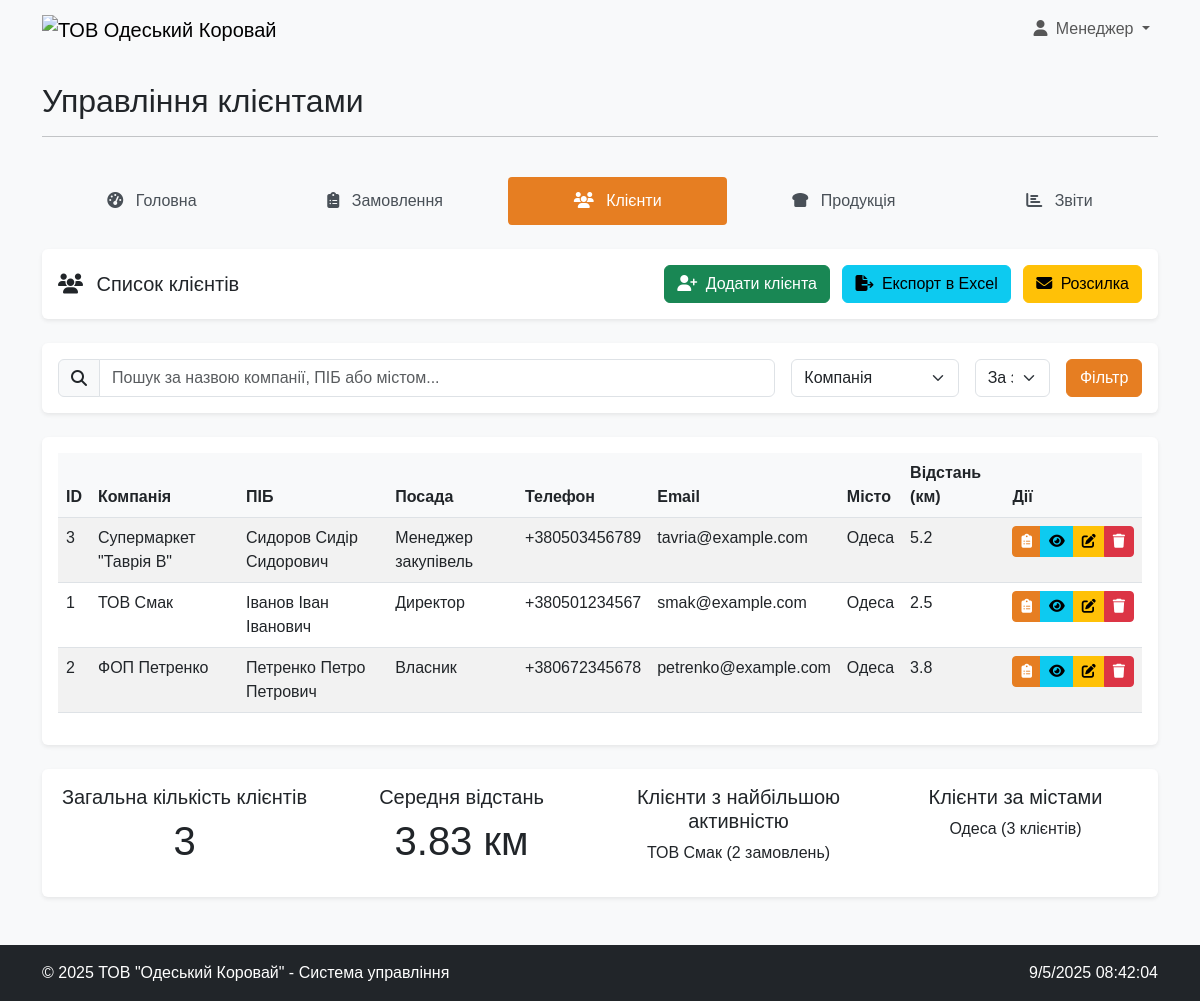
The page /modules/manager/clients.php (signed in) on the database its author committed.
### tables this page shows
CREATE TABLE IF NOT EXISTS `polzovateli` (
  `id` int(11) NOT NULL AUTO_INCREMENT,
  `login` varchar(50) NOT NULL,
  `password` varchar(255) NOT NULL,
  `name` varchar(100) DEFAULT NULL,
  PRIMARY KEY (`id`),
  UNIQUE KEY `login` (`login`)
);

CREATE TABLE IF NOT EXISTS `klientu` (
  `id` int(11) NOT NULL AUTO_INCREMENT,
  `name` varchar(100) NOT NULL,
  `fio` varchar(100) NOT NULL,
  `dolj` varchar(100) DEFAULT NULL,
  `tel` varchar(20) DEFAULT NULL,
  `mail` varchar(100) DEFAULT NULL,
  `city` varchar(100) DEFAULT NULL,
  `adres` varchar(255) DEFAULT NULL,
  `rast` float DEFAULT NULL,
  `login` varchar(50) DEFAULT NULL,
  `password` varchar(255) DEFAULT NULL,
  PRIMARY KEY (`id`)
);

### includes/auth.php (called while the page is built, shortened)
<?php
function isUserLoggedIn() {
    return isset($_SESSION['id']) && !empty($_SESSION['id']);
}
function getUserRole() {
    $userId = $_SESSION['id'];
    switch ($userId) {
        case 1:
            return 'manager';
    }
}

### modules/manager/clients.php (the view, shortened to what this page needs)
<?php
$pageTitle = 'Управління клієнтами';
require_once '../../includes/auth.php';
$connection = connectDatabase();
$sortColumn = isset($_GET['sort']) ? $_GET['sort'] : 'name';
$sortOrder = isset($_GET['order']) ? $_GET['order'] : 'ASC';
$query = "SELECT * FROM klientu WHERE 1=1";
$query .= " ORDER BY $sortColumn $sortOrder";
$stmt = mysqli_prepare($connection, $query);
mysqli_stmt_execute($stmt);
$result = mysqli_stmt_get_result($stmt);
include_once '../../includes/header.php';
?>
<div class="row mb-4">
    <div class="col-md-12">
        <nav class="nav main-menu nav-pills nav-fill">
            <a class="nav-link" href="dashboard.php">
                <i class="fas fa-tachometer-alt"></i> Головна
            </a>
            <a class="nav-link" href="orders.php">
                <i class="fas fa-clipboard-list"></i> Замовлення
            </a>
            <a class="nav-link active" href="clients.php">
                <i class="fas fa-users"></i> Клієнти
            </a>
            <a class="nav-link" href="products.php">
                <i class="fas fa-bread-slice"></i> Продукція
            </a>
            <a class="nav-link" href="reports.php">
                <i class="fas fa-chart-bar"></i> Звіти
            </a>
        </nav>
    </div>
</div>
<div class="card mb-4">
    <div class="card-body">
        <div class="row align-items-center">
            <div class="col-md-6">
                <h5 class="mb-0">
                    <i class="fas fa-users me-2"></i> Список клієнтів
                </h5>
            </div>
            <div class="col-md-6 text-end">
                <a href="client_add.php" class="btn btn-success">
                    <i class="fas fa-user-plus me-1"></i> Додати клієнта
                </a>
                <a href="client_export.php" class="btn btn-info ms-2">
                    <i class="fas fa-file-export me-1"></i> Експорт в Excel
                </a>
                <a href="client_email.php" class="btn btn-warning ms-2">
                    <i class="fas fa-envelope me-1"></i> Розсилка
                </a>
            </div>
        </div>
    </div>
</div>
<div class="card mb-4">
    <div class="card-body">
        <form action="" method="GET" class="row g-3">
            <div class="col-md-8">
                <div class="input-group">
                    <span class="input-group-text"><i class="fas fa-search"></i></span>
                    <input type="text" class="form-control" name="search" placeholder="Пошук за назвою компанії, ПІБ або містом..." value="<?php echo htmlspecialchars($_GET['search'] ?? ''); ?>">
                </div>
            </div>
            <div class="col-md-2">
                <select name="sort" class="form-select">
                    <option value="name" <?php echo ($sortColumn == 'name') ? 'selected' : ''; ?>>Компанія</option>
                </select>
            </div>
            <div class="col-md-1">
                <select name="order" class="form-select">
                    <option value="ASC" <?php echo ($sortOrder == 'ASC') ? 'selected' : ''; ?>>За зростанням</option>
                </select>
            </div>
            <div class="col-md-1">
                <button type="submit" class="btn btn-primary w-100">Фільтр</button>
            </div>
        </form>
    </div>
</div>
<div class="card">
    <div class="card-body">
        <div class="table-responsive">
            <table class="table table-hover table-striped">
                <thead>
                    <tr>
                        <th>ID</th>
                        <th>Компанія</th>
                        <th>ПІБ</th>
                        <th>Посада</th>
                        <th>Телефон</th>
                        <th>Email</th>
                        <th>Місто</th>
                        <th>Відстань (км)</th>
                        <th>Дії</th>
                    </tr>
                </thead>
                <tbody>
                    <?php if (mysqli_num_rows($result) > 0): ?>
                        <?php while ($client = mysqli_fetch_assoc($result)): ?>
                            <tr>
                                <td><?php echo $client['id']; ?></td>
                                <td><?php echo htmlspecialchars($client['name']); ?></td>
                                <td><?php echo htmlspecialchars($client['fio']); ?></td>
                                <td><?php echo htmlspecialchars($client['dolj']); ?></td>
                                <td><?php echo htmlspecialchars($client['tel']); ?></td>
                                <td><?php echo htmlspecialchars($client['mail']); ?></td>
                                <td><?php echo htmlspecialchars($client['city']); ?></td>
                                <td><?php echo $client['rast']; ?></td>
                                <td>
                                    <div class="btn-group" role="group">
                                        <a href="client_orders.php?id=<?php echo $client['id']; ?>" class="btn btn-sm btn-primary" data-bs-toggle="tooltip" title="Замовлення">
                                            <i class="fas fa-clipboard-list"></i>
                                        </a>
                                        <a href="client_details.php?id=<?php echo $client['id']; ?>" class="btn btn-sm btn-info" data-bs-toggle="tooltip" title="Перегляд">
                                            <i class="fas fa-eye"></i>
                                        </a>
                                        <a href="client_edit.php?id=<?php echo $client['id']; ?>" class="btn btn-sm btn-warning" data-bs-toggle="tooltip" title="Редагувати">
                                            <i class="fas fa-edit"></i>
                                        </a>
                                        <a href="clients.php?delete=<?php echo $client['id']; ?>" class="btn btn-sm btn-danger btn-delete" data-bs-toggle="tooltip" title="Видалити" onclick="return confirm('Ви впевнені, що хочете видалити цього клієнта?');">
                                            <i class="fas fa-trash"></i>
                                        </a>
                                    </div>
                                </td>
                            </tr>
                        <?php endwhile; ?>
                    <?php else: ?>
                        <tr>
                            <td colspan="9" class="text-center">Клієнтів не знайдено</td>
                        </tr>
                    <?php endif; ?>
                </tbody>
            </table>
        </div>
    </div>
</div>
<?php
$totalQuery = "SELECT COUNT(*) as total FROM klientu";
$totalResult = mysqli_query($connection, $totalQuery);
$totalClients = mysqli_fetch_assoc($totalResult)['total'];
?>
<div class="card mt-4">
    <div class="card-body">
        <div class="row">
            <div class="col-md-3">
                <div class="text-center">
                    <h5>Загальна кількість клієнтів</h5>
                    <p class="display-6"><?php echo $totalClients; ?></p>
                </div>
            </div>
            <div class="col-md-3">
                <div class="text-center">
                    <h5>Середня відстань</h5>
                    <?php
                    $avgDistanceQuery = "SELECT AVG(rast) as avg_distance FROM klientu";
                    $avgDistanceResult = mysqli_query($connection, $avgDistanceQuery);
                    $avgDistance = mysqli_fetch_assoc($avgDistanceResult)['avg_distance'];
                    ?>
                    <p class="display-6"><?php echo number_format($avgDistance, 2); ?> км</p>
                </div>
            </div>
            <div class="col-md-3">
                <div class="text-center">
                    <h5>Клієнти з найбільшою активністю</h5>
                    <?php
                    $topClientQuery = "SELECT k.name, COUNT(z.id) as order_count
                                       FROM klientu k
                                       JOIN zayavki z ON k.id = z.idklient
                                       GROUP BY k.id
                                       ORDER BY order_count DESC
                                       LIMIT 1";
                    $topClientResult = mysqli_query($connection, $topClientQuery);
                    if ($topClient = mysqli_fetch_assoc($topClientResult)) {
                        echo '<p class="fs-6">' . htmlspecialchars($topClient['name']) . ' (' . $topClient['order_count'] . ' замовлень)</p>';
                    } else {
                        echo '<p class="fs-6">Немає даних</p>';
                    }
                    ?>
                </div>
            </div>
            <div class="col-md-3">
                <div class="text-center">
                    <h5>Клієнти за містами</h5>
                    <?php
                    $citiesQuery = "SELECT city, COUNT(*) as city_count
                                   FROM klientu
                                   GROUP BY city
                                   ORDER BY city_count DESC
                                   LIMIT 1";
                    $citiesResult = mysqli_query($connection, $citiesQuery);
                    if ($city = mysqli_fetch_assoc($citiesResult)) {
                        echo '<p class="fs-6">' . htmlspecialchars($city['city']) . ' (' . $city['city_count'] . ' клієнтів)</p>';
                    } else {
                        echo '<p class="fs-6">Немає даних</p>';
                    }
                    ?>
                </div>
            </div>
        </div>
    </div>
</div>
<?php
include_once '../../includes/footer.php';
?>

### includes/header.php (shortened to what this page needs)
<?php
$pageTitle = $pageTitle ?? 'Система управління "Одеський Коровай"';
$currentUser = null;
if (isset($_SESSION['id'])) {
    $userId = $_SESSION['id'];
    $userQuery = "SELECT * FROM polzovateli WHERE id = ?";
    $stmt = mysqli_prepare($connection, $userQuery);
    mysqli_stmt_bind_param($stmt, "i", $userId);
    mysqli_stmt_execute($stmt);
    $userResult = mysqli_stmt_get_result($stmt);
    if (mysqli_num_rows($userResult) === 1) {
        $currentUser = mysqli_fetch_assoc($userResult);
    }
}
$userRole = getUserRole();
?>
<!DOCTYPE html>
<html lang="uk">
<head>
    <link rel="stylesheet" href="https://cdn.jsdelivr.net/npm/bootstrap@5.3.0/dist/css/bootstrap.min.css">
    <link rel="stylesheet" href="https://cdnjs.cloudflare.com/ajax/libs/font-awesome/6.4.0/css/all.min.css">
    <link rel="stylesheet" href="../../assets/css/styles.css">
</head>
<body>
    <nav class="navbar navbar-expand-lg navbar-light bg-light mb-4">
        <div class="container">
            <a class="navbar-brand" href="dashboard.php">
                <img src="../../assets/img/logo.png" alt="ТОВ Одеський Коровай" class="logo">
            </a>
            <div class="collapse navbar-collapse" id="navbarNav">
                <ul class="navbar-nav ms-auto">
                    <?php if ($userRole): ?>
                        <li class="nav-item dropdown">
                            <a class="nav-link dropdown-toggle" href="#" id="navbarDropdown" role="button" data-bs-toggle="dropdown" aria-expanded="false">
                                <i class="fas fa-user me-1"></i>
                                <?php echo $currentUser ? htmlspecialchars($currentUser['name']) : 'Користувач'; ?>
                            </a>
                        </li>
                    <?php else: ?>
                        <li class="nav-item">
                            <a class="nav-link" href="../../index.php"><i class="fas fa-sign-in-alt me-1"></i> Увійти</a>
                        </li>
                    <?php endif; ?>
                </ul>
            </div>
        </div>
    </nav>
    <div class="container">
        <div class="row mb-4">
            <div class="col-md-12">
                <h2><?php echo $pageTitle; ?></h2>
                <hr>
            </div>
        </div>

### assets/css/styles.css (style rules this page uses)
body { background-color: #f8f9fa; font-family: 'Arial', sans-serif; }
.logo { height: 50px; width: auto; }
.main-menu .nav-link { color: #495057; font-weight: 500; padding: 0.75rem 1rem; border-radius: 0.25rem; transition: all 0.3s ease; }
.main-menu .nav-link.active { background-color: #e67e22; color: white; }
.main-menu .nav-link i { margin-right: 0.5rem; }
.card { transition: all 0.3s ease; border: none; box-shadow: 0 0.125rem 0.25rem rgba(0, 0, 0, 0.075); }
.table th { background-color: #f8f9fa; }
.btn-primary { background-color: #e67e22; border-color: #e67e22; }

### rows shown on the page
polzovateli: name "Менеджер"
klientu: id "3", name "Супермаркет \"Таврія В\"", fio "Сидоров Сидір Сидорович", dolj "Менеджер закупівель", tel "+380503456789", mail "tavria@example.com", city "Одеса", rast "5.2"
klientu: id "1", name "ТОВ Смак", fio "Іванов Іван Іванович", dolj "Директор", tel "+380501234567", mail "smak@example.com", city "Одеса", rast "2.5"
klientu: id "2", name "ФОП Петренко", fio "Петренко Петро Петрович", dolj "Власник", tel "+380672345678", mail "petrenko@example.com", city "Одеса", rast "3.8"

### other values the page prints
$pageTitle "Управління клієнтами"
$totalClients "3"
$avgDistance "3.83"
$topClient['name'] "ТОВ Смак"
$topClient['order_count'] "2"
$city['city'] "Одеса"
$city['city_count'] "3"
